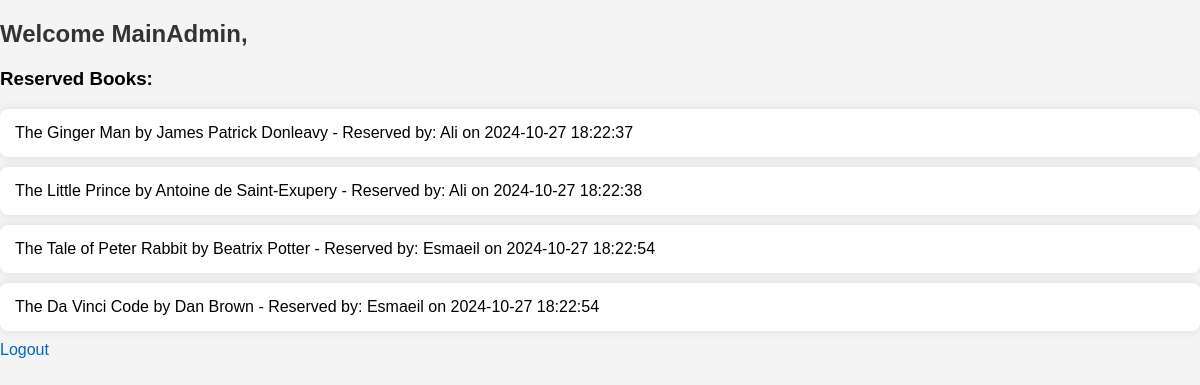
Page /Codes/LBMS/admin.php?username=MainAdmin on the committed database.
### tables this page shows
CREATE TABLE `Books` (
  `Name` varchar(255) NOT NULL,
  `Author` varchar(255) NOT NULL,
  `ISBN` varchar(256) NOT NULL
);

CREATE TABLE `Borrow` (
  `id` int(255) NOT NULL,
  `User` varchar(255) NOT NULL,
  `ISBN` varchar(255) NOT NULL,
  `BorrowDate` datetime NOT NULL
);

### Codes/LBMS/admin.php (the view, shortened to what this page needs)
<?php
    $servername = "localhost";
    $db_username = "bioinfc5_LBMS";
    $db_password = "PZwOrPV92Xdt";
    $dbname = "bioinfc5_LBMS";
    $conn = new mysqli($servername, $db_username, $db_password, $dbname);
    $username = $_GET['username'];
    $validate_sql = "SELECT * FROM Admin WHERE User = '$username'";
    $validate_result = $conn->query($validate_sql);
    if ($validate_result->num_rows > 0) {
        $reserved_books_sql = "SELECT Books.Name, Books.Author, Books.ISBN, Borrow.User, Borrow.BorrowDate
                               FROM Books
                               JOIN Borrow ON Books.ISBN = Borrow.ISBN";
        $reserved_books_result = mysqli_query($conn, $reserved_books_sql);
    } else {
        echo "<p>Invalid username.</p>";
    }
?>
<!DOCTYPE html>
<html lang="en">
<head>
</head>
<body>
    <h2>Welcome <?php $user = $_GET['username']; echo $user; ?>,</h2>
    <h3>Reserved Books:</h3>
    <ul>
        <?php
            while ($row = mysqli_fetch_assoc($reserved_books_result)) {
                $bookName = $row['Name'];
                $author = $row['Author'];
                $reservedBy = $row['User'];
                $borrowDate = date('Y-m-d H:i:s', strtotime($row['BorrowDate']));
                echo "<li> {$bookName} by {$author} - Reserved by: {$reservedBy} on {$borrowDate}</li>";
            }
        ?>
    </ul>
    <a href="https://bioinfcamptools.ir/LBMS/">Logout</a>
</body>
</html>

### Codes/LBMS/admin.php (style rules this page uses)
body { font-family: Arial, sans-serif; background-color: #f4f4f4; margin: 0; padding: 0; }
h2 { margin-top: 20px; color: #333; }
ul { list-style-type: none; padding: 0; margin: 0; }
li { background-color: #fff; margin: 10px 0; padding: 15px; border-radius: 8px; box-shadow: 0 0 10px rgba(0, 0, 0, 0.1); }
a { text-decoration: none; color: #0066cc; }

### rows in the picture
books: Name "The Ginger Man", Author "James Patrick Donleavy", borrow.User "Ali", borrow.BorrowDate "2024-10-27 18:22:37"
books: Name "The Little Prince", Author "Antoine de Saint-Exupery", borrow.User "Ali", borrow.BorrowDate "2024-10-27 18:22:38"
books: Name "The Tale of Peter Rabbit", Author "Beatrix Potter", borrow.User "Esmaeil", borrow.BorrowDate "2024-10-27 18:22:54"
books: Name "The Da Vinci Code", Author "Dan Brown", borrow.User "Esmaeil", borrow.BorrowDate "2024-10-27 18:22:54"

### other values in the picture
$user "MainAdmin"
